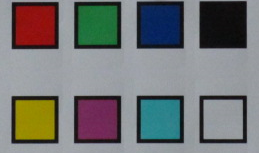
%> input picture mlp_ColorCalibration/ColorMap.bmp, 259 x 153 px
$ octave ColorCalib.m   (GNU Octave 9; MATLAB toolbox functions it lacks are replaced by stand-ins)
%> lines starting %> are read from the running program, lines starting %| are printed output that depends on the picture; in (x1, y1, x2, y2) boxes, pixels count from 0 and x2, y2 are one past the last pixel; in counts of white or black regions, pixels touching at a corner belong together; the program's own positions count from 1

clear all; close all;
%----------------------------------------------------------------------
%                   　　画像の読み込み
%----------------------------------------------------------------------
ptn=imread('ColorMap.bmp');
%> ptn is the input picture: size 153x259x3 uint8; mean R, G, B 114.4, 116.2, 115.9
figure(1); imshow(ptn);
gray_ptn = edge(rgb2gray(ptn),'sobel',0.05);
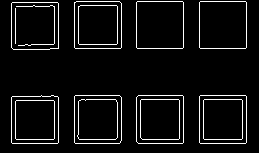
%> gray_ptn: size 153x259 logical; 6% white in thin lines or dots, all inside (x1, y1, x2, y2) = (11, 1, 247, 144)
gray_ptn2 = imfill(gray_ptn, 'holes');
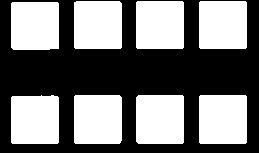
%> gray_ptn2: size 153x259 logical; 46.8% white; 8 white regions, largest, box (x1, y1, x2, y2) and area: (199, 95, 247, 144) 2348, (136, 95, 184, 144) 2344, (74, 95, 122, 144) 2343
gray_ptn3 = medfilt2(gray_ptn2);
gray_ptn4 = medfilt2(gray_ptn3);
figure(2); imshow(gray_ptn4);
L1 = bwlabel(gray_ptn4, 8);
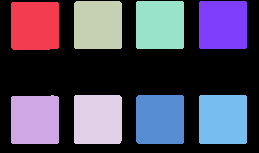
%> L1: size 153x259 double; 9 distinct labels, from 0 to 8; one colour per label, 0 black
figure(3); axis image; imagesc(L1);

%----------------------------------------------------------------------
%                   　　　　　パラメータ
%----------------------------------------------------------------------
% ニューラルネットワークの構成
NUM_INPUT  = 3 ;     % 入力層の次元数
NUM_OUTPUT = 3 ;     % 出力層の次元数
NUM_LEARN  = 3000;   % 学習回数
NUM_HIDDEN = 20;     % 中間素子数
epsilon    = 0.3 ;   % 学習係数

% 結合荷重
w1=randn(NUM_INPUT+1, NUM_HIDDEN); % 入力層→中間層　-1～1の値　正規分布で乱数
w2=randn(NUM_HIDDEN, NUM_OUTPUT);  % 中間層→出力層


% 入力データ  %教師データ　--------------------------------------------------
% 縦：データ数，横：データの次元
% load RGBMAP;
X=[];
T=[];
for ll=1:1:8
    %赤 %黄 %緑 %マゼンタ %青 %シアン %黒 %白
    [r, c] = find(L1==ll); rc_R = [r c];
    pos=mean(rc_R);
    x1 = double(ptn( round(pos(1)), round(pos(2)), 1 ))/255.0;
    x2 = double(ptn( round(pos(1)), round(pos(2)), 2 ))/255.0;
    x3 = double(ptn( round(pos(1)), round(pos(2)), 3 ))/255.0;
    clear rc_R; clear r; clear c;
    X=[X; x1 x2 x3];
end
%> this loop made 8 passes
%> (pos, x1, x2, x3) on passes 1, 4, 5, 6, 7, 8: ([26.39 35.44], 0.584, 0.0627, 0.0745), ([120 98.45], 0.447, 0.176, 0.353), ([25.5 160.5], 0.0314, 0.145, 0.373), ([120 160.5], 0.161, 0.51, 0.541), ([25.5 223.5], 0.0549, 0.0471, 0.051), ([120 223.5], 0.596, 0.608, 0.627)
%> (pos, x1, x2, x3, X) on passes 2 to 3: ([120.5 35.52], 0.584, 0.549, 0, [0.584 0.0627 0.0745; 0.584 0.549 0]), ([25.54 98.5], 0.114, 0.459, 0.231, [0.584 0.0627 0.0745; 0.584 0.549 0; 0.114 0.459 0.231])
%> after the loop, X = [0.584 0.0627 0.0745; 0.584 0.549 0; 0.114 0.459 0.231; 0.447 0.176 0.353; 0.0314 0.145 0.373; 0.161 0.51 0.541; 0.0549 0.0471 0.051; 0.596 0.608 0.627]

T=[1.0, 0.0, 0.0;
   1.0, 1.0, 0.0;
   0.0, 1.0, 0.0;
   1.0, 0.0, 1.0;
   0.0, 0.0, 1.0;
   0.0, 1.0, 1.0;
   0.0, 0.0, 0.0;
   1.0, 1.0, 1.0];

% 学習結果があれば，ロードし
% 学習をスキップする。
% load NEURO;


%----------------------------------------------------------------------
%     ニューラルネットワークの学習: 3層パーセプトロン　BP法
%----------------------------------------------------------------------
%> (the run ends here)
